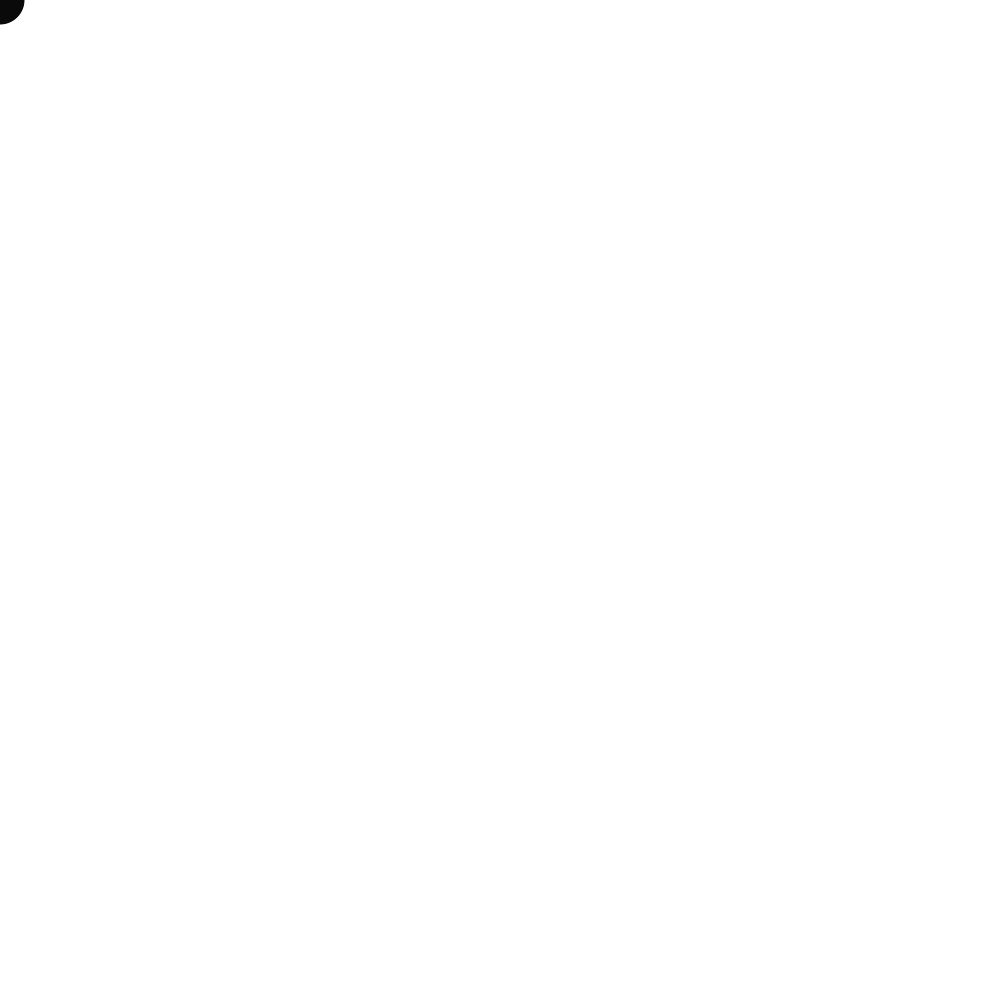
Frame 1 (no input)
Frame 60 (the mouse pressed at the canvas centre just before this capture): identical to frame 1, image omitted
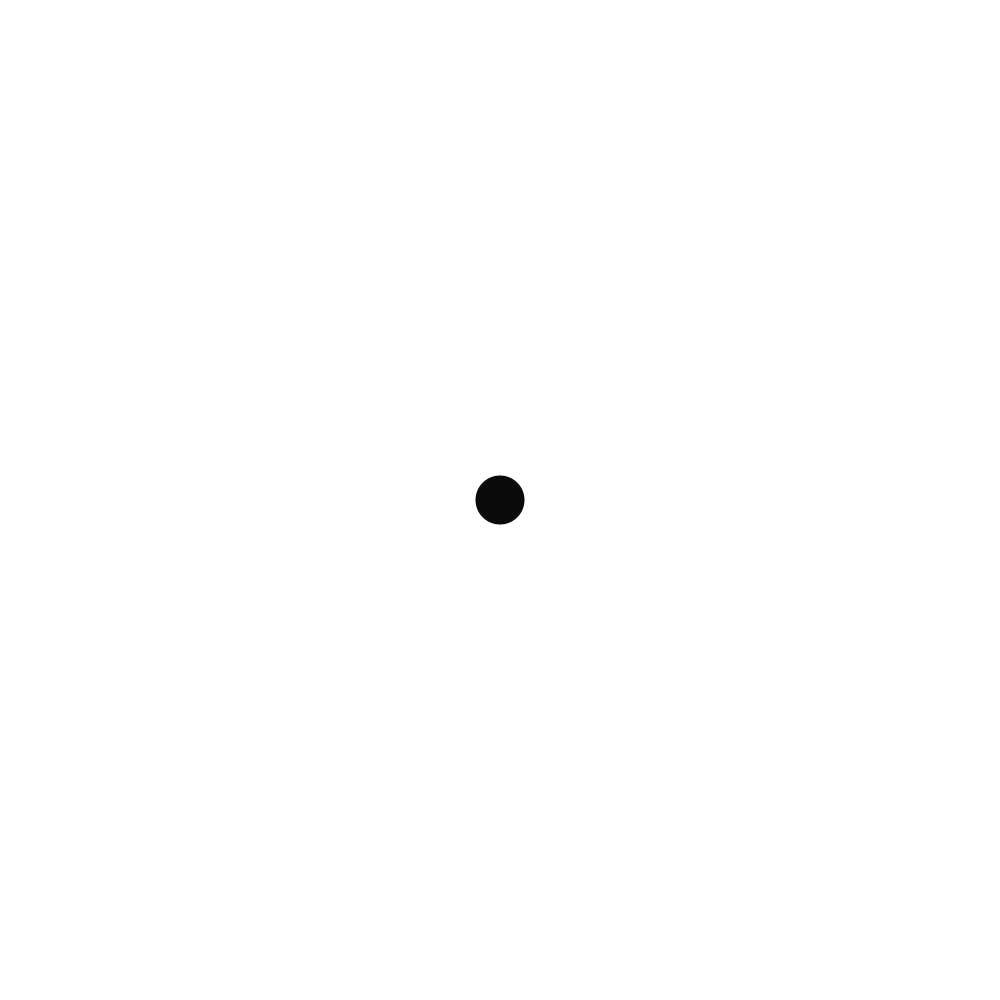
Frame 120 (the mouse held since frame 60 and released just before this capture)

The Processing sketch that drew these frames (run headless with seeded random() and noise(); from frame 60 on, the mouse is pressed at the canvas centre):

// Processing sketch: code_10_09
// ── code_10_09.pde
int [] xpos = new int [50];
int [] ypos = new int [50];

void setup(){
  size(1000, 1000);
  for(int i = 0; i < xpos.length; i++){
    xpos[i] = 0;
    ypos[i] = 0;
  }
}
  
void draw(){
  background(255);
  for(int i = 0; i < xpos.length-1; i++){
    xpos[i] = xpos[i+1];
    ypos[i] = ypos[i+1];
  }
  xpos[xpos.length-1] = mouseX;
  ypos[ypos.length-1] = mouseY;
  
  for(int i = 0; i < xpos.length; i++){
    noStroke();
    fill(255-i*5);
    ellipse(xpos[i], ypos[i], i, i);
  }
}
